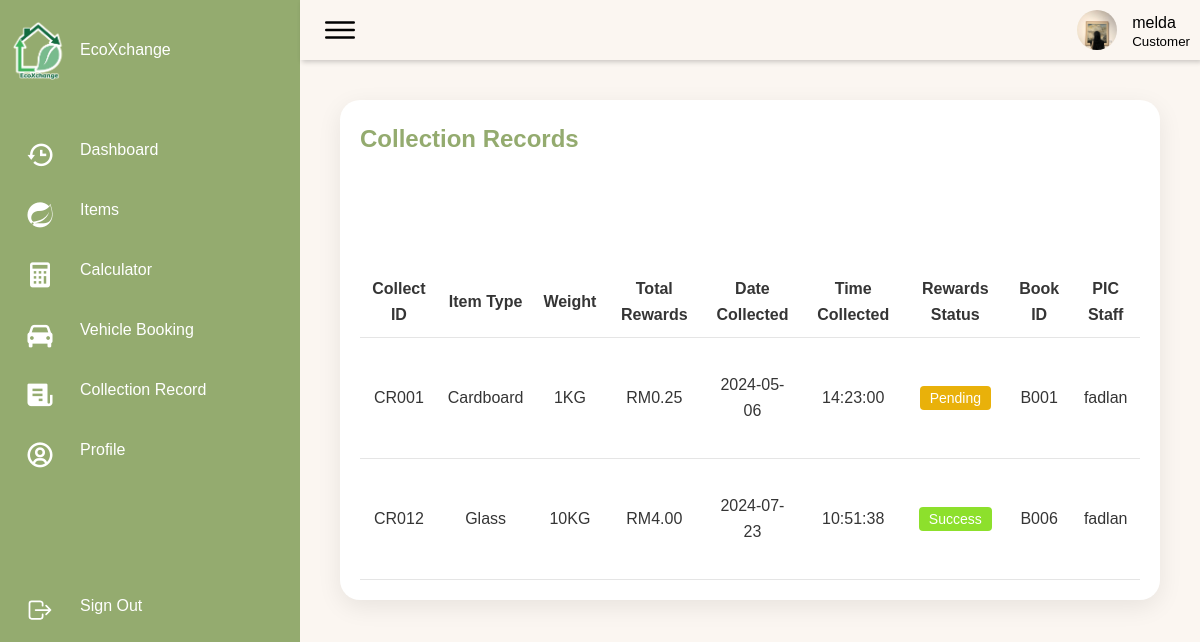
Screenshot of /EcoXchange/pages/record-2.php (signed in) with the database file from the repository.
### tables this page shows
CREATE TABLE `customer` (
  `cust_ID` varchar(10) NOT NULL,
  `cust_username` varchar(20) NOT NULL,
  `cust_password` varchar(128) NOT NULL,
  `cust_first_name` varchar(30) DEFAULT NULL,
  `cust_last_name` varchar(30) DEFAULT NULL,
  `cust_contact_no` varchar(12) DEFAULT NULL,
  `cust_email` varchar(30) NOT NULL,
  `cust_pict` varchar(255) NOT NULL,
  `bank_id` varchar(10) DEFAULT NULL
);

CREATE TABLE `collection_record` (
  `collect_ID` varchar(10) NOT NULL,
  `collect_weight` float NOT NULL,
  `total_amount` decimal(6,2) NOT NULL,
  `collect_date` date NOT NULL,
  `collect_time` time NOT NULL,
  `reward_status` varchar(15) NOT NULL,
  `book_ID` varchar(10) NOT NULL,
  `item_ID` varchar(10) NOT NULL,
  `staff_ID` varchar(10) NOT NULL
);

CREATE TABLE `item` (
  `item_ID` varchar(10) NOT NULL,
  `item_name` varchar(50) NOT NULL,
  `item_price` decimal(16,2) DEFAULT NULL,
  `item_pict` varchar(255) DEFAULT NULL
);

CREATE TABLE `staff` (
  `staff_ID` varchar(10) NOT NULL,
  `staff_username` varchar(20) NOT NULL,
  `staff_password` varchar(200) NOT NULL,
  `staff_first_name` varchar(30) NOT NULL,
  `staff_last_name` varchar(30) NOT NULL,
  `staff_contact_no` varchar(12) NOT NULL,
  `staff_email` varchar(30) NOT NULL,
  `category` varchar(30) NOT NULL,
  `staff_pict` varchar(255) NOT NULL
);

### EcoXchange/includes/fetchUserData.php (called while the page is built, shortened)
<?php
include("dbconn.php");
$username = $_SESSION['username'];
$role = $_SESSION['role'];
if ($role === 'Staff') {
    $sql = "SELECT * FROM staff WHERE staff_username = '$username'";
} elseif ($role === 'Customer') {
    $sql = "SELECT * FROM customer WHERE cust_username = '$username'";
} else {
    header("Location: ../pages/Login.php");
    exit();
}
$query = mysqli_query($dbconn, $sql) or die("Error: " . mysqli_error($dbconn));
$user = mysqli_fetch_assoc($query);
$id = $user["staff_ID"] ?? $user["cust_ID"];
$name = $user["staff_username"] ?? $user["cust_username"];
$image = $user["staff_pict"] ?? $user["cust_pict"];
?>

### EcoXchange/pages/record-2.php (the view, shortened to what this page needs)
<?php
include('../includes/dbconn.php');
include('../includes/fetchUserData.php');
?>
<!DOCTYPE html>
<html lang="en">
<head>
    <link href="https://unpkg.com/boxicons@2.0.7/css/boxicons.min.css" rel="stylesheet" />
    <link rel="stylesheet" href="../style/records.css">
</head>
<body>
    <div class="container">
        <?php include('sidebar-2.php'); ?>
        <div class="main">
            <?php include('header.php'); ?>
            <div class="content">
                <div class="details">
                    <div class="itemlist">
                        <div class="tableHeader">
                            <h2>Collection Records</h2>
                        </div>
                        <?php
                            $sql =
                            "SELECT * FROM BOOKING B
                            JOIN COLLECTION_RECORD r ON b.book_ID = r.book_ID
                            JOIN STAFF s ON s.staff_ID = r.staff_ID
                            JOIN ITEM i ON i.item_ID = r.item_ID
                            WHERE b.cust_ID = ?";
                            $stmt = mysqli_prepare($dbconn, $sql);
                            mysqli_stmt_bind_param($stmt, 's', $id);
                            mysqli_stmt_execute($stmt);
                            $query = mysqli_stmt_get_result($stmt);
                            $row = mysqli_num_rows($query);
                            if($row == 0){
                                echo "No item found";
                            } else {
                                echo '<table class="table1">';
                                echo "<thead>";
                                echo"<tr>";
                                echo"<td>Collect ID</td>";
                                echo"<td>Item Type</td>";
                                echo"<td>Weight</td>";
                                echo"<td>Total Rewards</td>";
                                echo"<td>Date Collected</td>";
                                echo"<td>Time Collected</td>";
                                echo"<td>Rewards Status</td>";
                                echo"<td>Book ID</td>";
                                echo"<td>PIC Staff</td>";
                                echo"</tr>";
                                echo "</thead>";
                                while($row = mysqli_fetch_array($query)){
                                    echo "<tbody>";
                                        echo"<tr>";
                                            echo"<td>".$row["collect_ID"]."</td>";
                                            echo"<td>".$row["item_name"]."</td>";
                                            echo"<td>".$row["collect_weight"]."KG</td>";
                                            echo"<td>RM".$row["total_amount"]."</td>";
                                            echo"<td>".$row["collect_date"]."</td>";
                                            echo"<td>".$row["collect_time"]."</td>";
                                            echo"<td><button class='btnstatus ";
                                                echo $row["reward_status"] == 'success' ? "success" : "pending";
                                            echo "'>";
                                            if($row["reward_status"] == 'success') {
                                                echo "Success";
                                            } else {
                                                echo "Pending";
                                            }
                                            echo "</button></td>";
                                            echo"<td>".$row["book_ID"]."</td>";
                                            echo"<td>".$row["staff_username"]."</td>";
                                        echo"</tr>";
                                    echo "</tbody>";
                                }
                                echo '</table>';
                            }
                        ?>
                    </div>
                </div>
            </div>
        </div>
    </div>
</body>
</html>

### EcoXchange/pages/header.php
<div class="topbar">
    <div class="toggle">
        <ion-icon name="menu-outline"></ion-icon>
    </div>
    <div class="user">
        <img src="<?php echo $image; ?>" alt="profile picture">
        <div class="info">
            <p><?php echo $name; ?></p>
            <small><?php echo $role; ?></small>
        </div>
    </div>
</div>

### EcoXchange/style/records.css (style rules this page uses)
.success { padding: 4px 10px; background: #8de02c; border: none; border-radius: 4px; font-size: 14px; font-weight: 500; cursor: pointer; }
.pending { padding: 4px 10px; background: #e9b10a; border: none; border-radius: 4px; font-size: 14px; font-weight: 500; cursor: pointer; }
.btnstatus { color: var(--white-color); }

### EcoXchange/style/items-1.css (style rules this page uses)
.content { width: 100%; }
.table1 tr { background-color: white ; color: black; }
.table1 td, .table1 th { text-align: center; }
.details { position: relative; width: 100%; padding: 20px; }
.details .itemlist { position: relative; display: grid; min-height: 500px; background: var(--white-color); padding: 20px; box-shadow: 0 7px 25px rgba(0, 0, 0, 0.08); border-radius: 20px; overflow-x: auto; }
.details .tableHeader { display: flex; justify-content: space-between; align-items: flex-start; }
.tableHeader h2 { font-weight: 600; color: var(--primary-color); }
.details table { width: 100%; border-collapse: collapse; margin-top: 10px; }
.details table thead td { font-weight: 600; }
.details .itemlist table tr { color: var(--dark-color); border-bottom: 1px solid rgba(0, 0, 0, 0.1); }
.details .itemlist table tr:last-child { border-bottom: 1px solid rgba(0, 0, 0, 0.1); }
.details .itemlist table tr td { padding: 10px; }
.details .itemlist table tr td:last-child { text-align: center; }
.details .itemlist table tr td:nth-child(2) { text-align: center; }
.details .itemlist table tr td:nth-child(3) { text-align: center; }
.content { padding:20px; }

### EcoXchange/style/SidebarUser.css (style rules this page uses)
* { font-family: "Ubuntu", sans-serif; margin: 0; padding: 0; box-sizing: border-box; }
body { min-height: 100vh; overflow-x: hidden; }
.container { position: relative; width: 100%; }
.main { position: absolute; width: calc(100% - 300px); left: 300px; min-height: 100vh; background: var(--background-color); transition: 0.5s; }
.topbar { width: 100%; height: 60px; display: flex; justify-content: space-between; align-items: center; padding: 0 10px; box-shadow: 2px 2px 5px rgba(0, 0, 0, 0.2); }
.toggle { position: relative; width: 60px; height: 60px; display: flex; justify-content: center; align-items: center; font-size: 2.5rem; cursor: pointer; }
.user { position: relative; display: flex; }
.user img { width: 40px; height: 40px; object-fit: cover; border-radius: 50%; cursor: pointer; }
.user .info { margin-left: 15px; height: 40px; }
.user p { margin-bottom: -8px; }
.user small { margin-top: -8px; }
.content { padding:20px; }

### EcoXchange/style/style.css (style rules this page uses)
:root { --background-color: #FBF6F1; --primary-color: #94AB6F; --dark-prim-color: #849B60; --secondary-color: #136B40; --white-color: #fff; --dark-color: #353535; --black-color: black; --text-grey: grey; --body-font: "Poppins", sans-serif, "Martel"; --biggest-font-size: 4.5rem; --h1-font-size: 2.5rem; --h2-font-size: 1.5rem; --h3-font-size: 1.25rem; --normal-font-size: 1rem; --small-font-size: 0.875rem; --smaller-font-size: 0.813rem; --font-medium: 400; --font-semi-bold: 600; --font-bold: 700; --mb-1: 0.5rem; --mb-2: 1rem; --mb-3: 1.5rem; --mb-4: 2rem; --mb-5: 2.5rem; --mb-6: 3rem; --z-normal: 1; --z-tooltip: 10; --z-fixed: 100; --screen-size: 80vh; --padding-size: 4rem 0 2rem; }
html { scroll-behavior: smooth; }
* { text-decoration: none; list-style: none; }
body { margin: var(--header-height) 0 0 0; font-family: var(--body-font); font-size: var(--normal-font-size); font-weight: var(--font-medium); background-color: var(--background-color); line-height: 1.6; }

### rows the page displays
customer: cust_pict (picture), cust_username "melda"
collection_record: collect_ID "CR001", item_ID.item_name "Cardboard", collect_weight "1", total_amount "0.25", collect_date "2024-05-06", collect_time "14:23:00", reward_status "Pending", book_ID "B001", staff_ID.staff_username "fadlan"
collection_record: collect_ID "CR012", item_ID.item_name "Glass", collect_weight "10", total_amount "4.00", collect_date "2024-07-23", collect_time "10:51:38", reward_status "Success", book_ID "B006", staff_ID.staff_username "fadlan"

### other values shown
$role "Customer"
